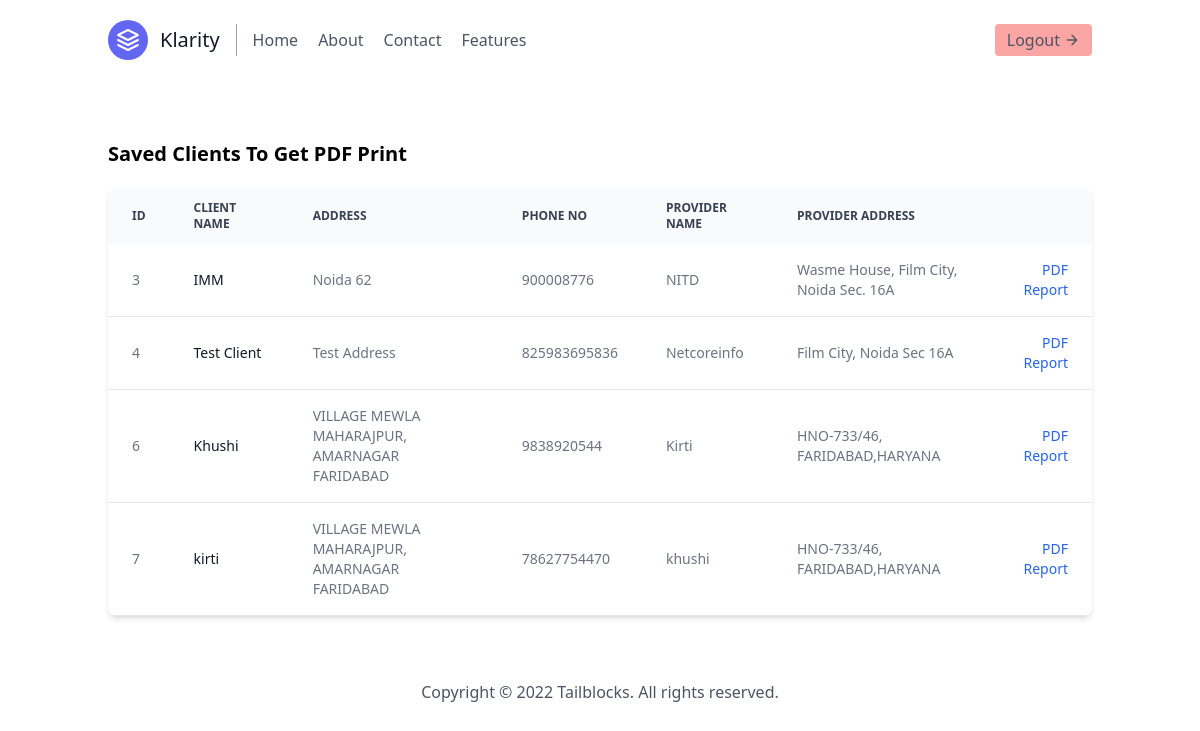
/assign-service-report-printing-list/ (signed in), run on the app's committed database.
### InvApp/models.py (models this page shows, shortened)
class Account_Details(models.Model):
    provider_name = models.CharField(max_length=50)
    provider_address = models.CharField(max_length=100)
    provider_phone_number = models.CharField(max_length=15)
    provider_email = models.EmailField()
    provider_account_no = models.PositiveIntegerField()
    provider_ifsc_code = models.CharField(max_length=50)
    provider_bannk_name = models.CharField(max_length=50)
    provider_bank_branch =models.CharField(max_length=50)
    provider_gst_no = models.CharField(max_length=50)
    client_name = models.CharField(max_length=50)
    client_address = models.CharField(max_length=100)
    client_phone_number = models.CharField(max_length=15)
    client_email = models.EmailField()
    client_account_no = models.PositiveIntegerField()
    client_ifsc_code = models.CharField(max_length=50)
    client_bannk_name = models.CharField(max_length=50)
    client_bank_branch =models.CharField(max_length=50)
    client_gst_no = models.CharField(max_length=50)

### InvApp/views.py (the view)
# urls.py: path('assign-service-report-printing-list/', views.report_print_list, name='report-printing-list'),
@login_required
def report_print_list(request):
    try:
        account_details = Account_Details.objects.all()
    except Account_Details.DoesNotExist:
        account_details = None
    return render(request, 'report_print_list.html', {'account_details':account_details})

### templates/report_print_list.html (shortened to what this page needs)
{% extends "base.html" %} {% block body %}
<div class="container mx-auto my-10 p-5 bg-white rounded">
  <h2 class="text-xl font-bold mb-5">Saved Clients To Get PDF Print</h2>
  <div class="relative overflow-x-auto shadow-md sm:rounded-lg">
    <table
      class="w-full text-sm text-left rtl:text-right text-gray-500 dark:text-gray-400"
    >
      <thead
        class="text-xs text-gray-700 uppercase bg-gray-50 dark:bg-gray-700 dark:text-gray-400"
      >
        <tr>
          <th scope="col" class="px-6 py-3">ID</th>
          <th scope="col" class="px-6 py-3">Client Name</th>
          <th scope="col" class="px-6 py-3">Address</th>
          <th scope="col" class="px-6 py-3">Phone No</th>
          <th scope="col" class="px-6 py-3">Provider Name</th>
          <th scope="col" class="px-6 py-3">Provider Address</th>
          <th scope="col" class="px-6 py-3">
          </th>
        </tr>
      </thead>
      <tbody>
        {% if account_details %} {% for obj in account_details %}
        <tr
          class="bg-white border-b dark:bg-gray-800 dark:border-gray-700 hover:bg-gray-50 dark:hover:bg-gray-600"
        >
          <td class="px-6 py-4">{{obj.id}}</td>
          <th
            scope="row"
            class="px-6 py-4 font-medium text-gray-900 whitespace-nowrap dark:text-white"
          >
            {{ obj.client_name }}
          </th>
          <td class="px-6 py-4">{{obj.client_address}}</td>
          <td class="px-6 py-4">{{obj.client_phone_number}}</td>
          <td class="px-6 py-4">{{obj.provider_name}}</td>
          <td class="px-6 py-4">{{obj.provider_address}}</td>
          <td class="px-6 py-4 text-right">
            <a
              href="{% url 'assign-service/pdf-report' obj.id %}"
              class="font-medium text-blue-600 dark:text-blue-500 hover:underline"
              >PDF Report</a
            >
          </td>
        </tr>
        {% endfor %} {% else %}
        <tr>
          <td colspan="5" class="text-center text-red-500">
            No saved data found.
          </td>
        </tr>
        {% endif %}
      </tbody>
    </table>
  </div>
</div>
{% endblock body %}

### templates/base.html (shortened to what this page needs)
<!DOCTYPE html>
<html lang="en">
  <head>
    <script src="https://cdn.tailwindcss.com"></script>
  </head>
  <body>
    <header class="text-gray-600 body-font">
      <div
        class="container mx-auto flex flex-wrap p-5 flex-col md:flex-row items-center"
      >
        <a
          href="/"
          class="flex title-font font-medium items-center text-gray-900 mb-4 md:mb-0"
        >
          <svg
            xmlns="http://www.w3.org/2000/svg"
            fill="none"
            stroke="currentColor"
            stroke-linecap="round"
            stroke-linejoin="round"
            stroke-width="2"
            class="w-10 h-10 text-white p-2 bg-indigo-500 rounded-full"
            viewBox="0 0 24 24"
          >
            <path
              d="M12 2L2 7l10 5 10-5-10-5zM2 17l10 5 10-5M2 12l10 5 10-5"
            ></path>
          </svg>
          <span class="ml-3 text-xl">Klarity</span>
        </a>
        <nav
          class="md:mr-auto md:ml-4 md:py-1 md:pl-4 md:border-l md:border-gray-400 flex flex-wrap items-center text-base justify-center"
        >
          <a href="{% url 'home' %}" class="mr-5 hover:text-gray-900">Home</a>
          <a href="{% url 'about' %}" class="mr-5 hover:text-gray-900">About</a>
          <a href="{% url 'contact' %}" class="mr-5 hover:text-gray-900"
            >Contact</a
          >
          <a href="{% url 'feature' %}" class="mr-5 hover:text-gray-900"
            >Features</a
          >
        </nav>
        <button
          class="inline-flex items-center bg-red-300 border-0 py-1 px-3 focus:outline-none hover:bg-gray-200 rounded text-base mt-4 md:mt-0"
        >
          <a href="{% url 'logout' %}" class="btn btn-danger">Logout</a>
          <svg
            fill="none"
            stroke="currentColor"
            stroke-linecap="round"
            stroke-linejoin="round"
            stroke-width="2"
            class="w-4 h-4 ml-1"
            viewBox="0 0 24 24"
          >
            <path d="M5 12h14M12 5l7 7-7 7"></path>
          </svg>
        </button>
      </div>
    </header>
    {% block body %} {% endblock body %}
    <section>
      <div>
        <footer>
          <p class="text-gray-600 text-center py-1">
            Copyright &copy; 2022 Tailblocks. All rights reserved.
          </p>
        </footer>
      </div>
    </section>
  </body>
</html>

### data on the page
Account_Details: id "3", client_name "IMM", client_address "Noida 62", client_phone_number "900008776", provider_name "NITD", provider_address "Wasme House, Film City, Noida Sec. 16A"
Account_Details: id "4", client_name "Test Client", client_address "Test Address", client_phone_number "825983695836", provider_name "Netcoreinfo", provider_address "Film City, Noida Sec 16A"
Account_Details: id "6", client_name "Khushi", client_address "VILLAGE MEWLA MAHARAJPUR, AMARNAGAR FARIDABAD", client_phone_number "9838920544", provider_name "Kirti", provider_address "HNO-733/46, FARIDABAD,HARYANA"
Account_Details: id "7", client_name "kirti", client_address "VILLAGE MEWLA MAHARAJPUR, AMARNAGAR FARIDABAD", client_phone_number "78627754470", provider_name "khushi", provider_address "HNO-733/46, FARIDABAD,HARYANA"
